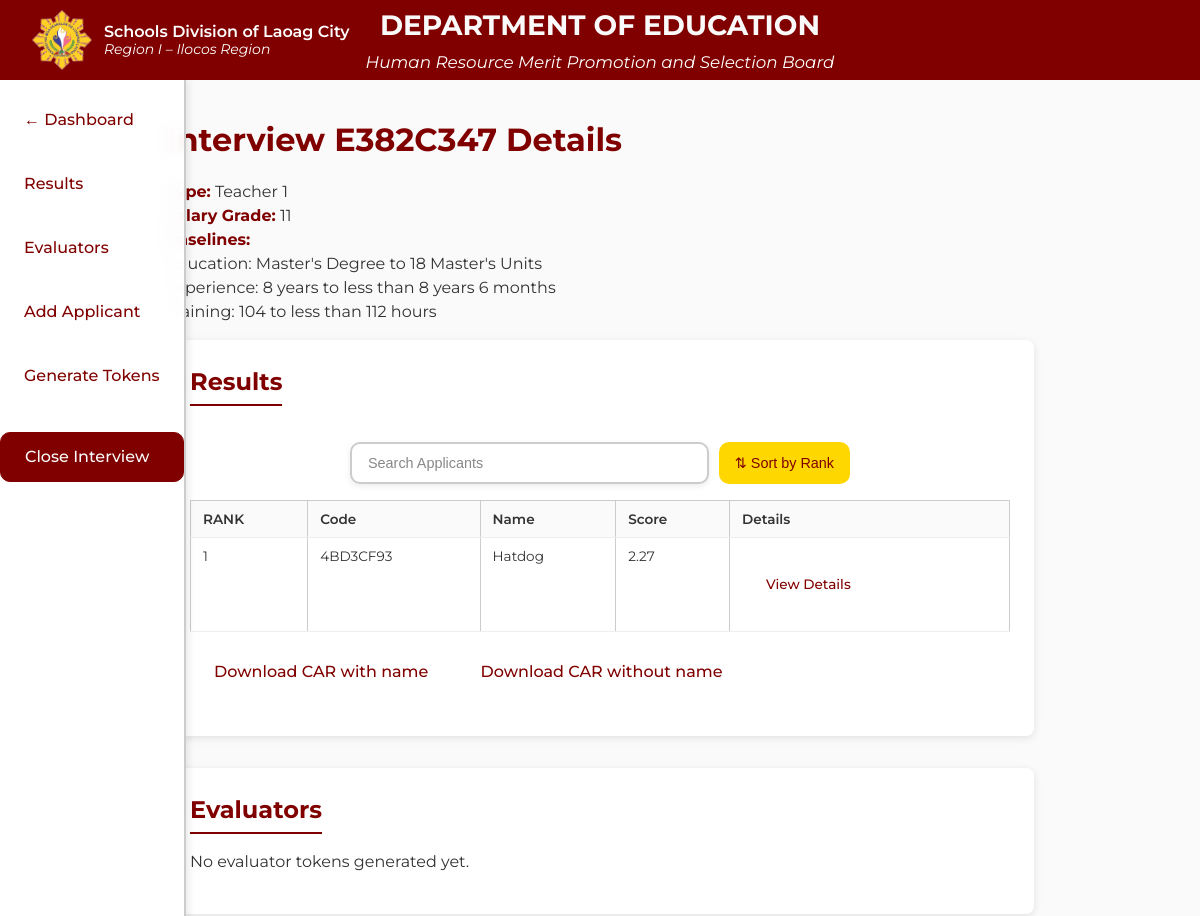
Before: /admin/interview/E382C347 (signed in, upper part) with the older database file.
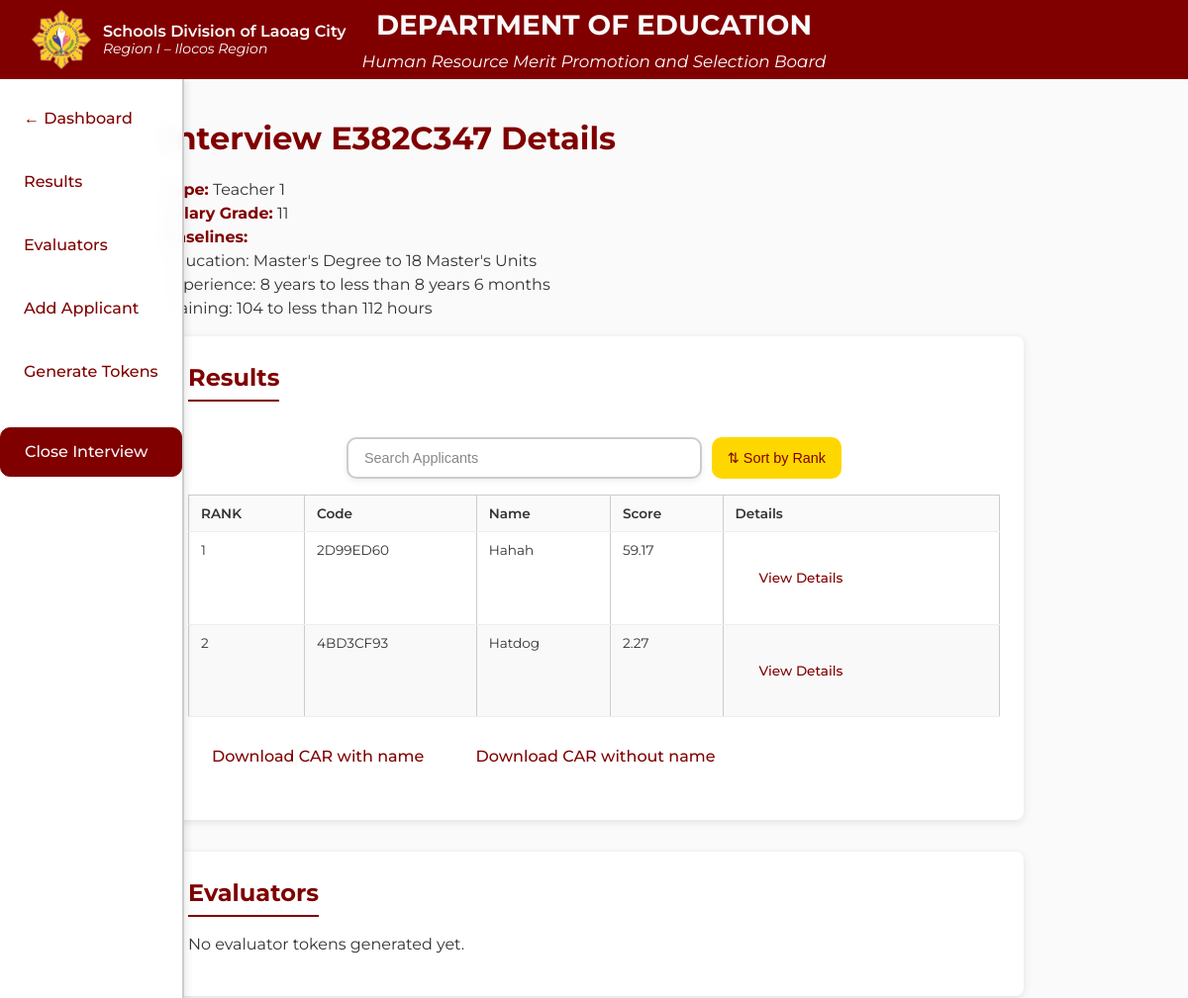
After: the same page with the newer database file.
### app.py (models this page shows)
class Applicant(db.Model):
    __tablename__ = "applicants"
    code           = db.Column(db.UnicodeText, primary_key=True)
    interview_id   = db.Column(
                       db.String(8),
                       db.ForeignKey("interviews.id", ondelete="CASCADE"),
                       nullable=False
                     )
    name           = db.Column(db.UnicodeText, nullable=False)
    address        = db.Column(db.UnicodeText, nullable=False)
    contact_number = db.Column(db.UnicodeText, nullable=False)
    email_addr     = db.Column(db.UnicodeText, nullable=False)
    birthday       = db.Column(db.Date, nullable=False)
    age            = db.Column(db.Integer, nullable=False)
    sex            = db.Column(db.String(16), nullable=False)
    raw_edu        = db.Column(db.Integer, nullable=False)
    raw_exp        = db.Column(db.Integer, nullable=False)
    raw_trn        = db.Column(db.Integer, nullable=False)
    extra_data     = db.Column(db.Text, nullable=True)
    interview      = db.relationship(
                       "Interview",
                       back_populates="applicants"
                     )

### app.py (the view)
@app.route("/admin/interview/<iid>")
@admin_required
def admin_interview_detail(iid):
    iv = Interview.query.get_or_404(iid)
    applicants = iv.applicants
    eval_tokens = iv.evaluator_tokens
    th = TableHandler()
    ed_labels = th.parse_table("table", "education")
    ex_labels = th.parse_table("table", "experience")
    tr_labels = th.parse_table("table", "training")
    applicant_structure = json.loads(iv.app_struct)
    applicants_total_score : list[tuple] = []
    for applicant in applicants:
        applicants_total_score.append((applicant.code, applicant.name, calculate_applicant_score(applicant_data=applicant, eval_struct=json.loads(iv.eval_struct))[0]))
    applicants_total_score = sorted(applicants_total_score, key= lambda x : -x[2])
    return render_template("admin_interview_detail.html",
                           interview=iv,
                           applicants=applicants,
                           applicant_structure=applicant_structure,
                           applicants_total_score=applicants_total_score,
                           eval_tokens=eval_tokens,
                           ed_labels=ed_labels,
                           ex_labels=ex_labels,
                           tr_labels=tr_labels)

### app.py (called while the page is built, shortened)
def calculate_applicant_score(applicant_data : Applicant, eval_struct):
    eval_records = Evaluation.query.filter_by(
         interview_id=applicant_data.interview_id,
         applicant_code=applicant_data.code
    ).all()
    applicant_data_score = calculate_baseline_score(applicant_data, applicant_data.interview)
    total_score = applicant_data_score['edu'] +applicant_data_score['exp'] + applicant_data_score['trn']
    app_json = json.loads(applicant_data.extra_data)
    eval_score = 0
    for field in app_json.keys():
        total_score += app_json[field]
    return total_score, eval_score

def admin_required(f):
    @wraps(f)
    def wrapper(*args, **kwargs):
        if not session.get("admin"):
            return redirect(url_for("admin_login"))
        return f(*args, **kwargs)
    return wrapper

### scripts/criteriatable.py (called while the page is built)
    def get_score(self, score: int, baseline: int) -> int:
        return max(score - baseline, 0)

### templates/admin_interview_detail.html (shortened to what this page needs)
<!doctype html>
<html lang="en">
<head>
  <link href="https://cdnjs.cloudflare.com/ajax/libs/font-awesome/6.4.0/css/all.min.css" rel="stylesheet">
  <link rel="stylesheet" href="{{ url_for('static', filename='./css/admin_interview_detail.css') }}">
</head>
<body>
  <header class="site-banner" role="banner">
    <div class="banner-top">
      <div class="banner-left-group">
        <img src="{{ url_for('static', filename='images/deped_seal.png') }}" alt="DepEd Logo" class="banner-logo" />
        <div class="banner-left-text">
          <p class="sub-banner-dept">Schools Division of Laoag City</p>
          <p class="sub-banner-region">Region I – Ilocos Region</p>
        </div>
      </div>
      <div class="banner-text">
        <h1>DEPARTMENT OF EDUCATION</h1>
        <p class="banner-subtitle">Human Resource Merit Promotion and Selection Board</p>
      </div>
    </div>
  </header>
  <main class="content-container" role="main">
    <h1>Interview {{ interview.id }} Details</h1>
    <p>
      <strong>Type:</strong> {{ interview.type.capitalize() }}<br>
      <strong>Salary Grade:</strong> {{ interview.sg_level.capitalize() }}<br>
      <strong>Baselines:</strong> <br> Education: {{ ed_labels[interview.base_edu|string] }} <br>
      Experience: {{ ex_labels[interview.base_exp|string] }} <br>
      Training: {{ tr_labels[interview.base_trn|string] }} <br>
    </p>
    <div class="tab-nav">
      <a href="{{ url_for('admin_dashboard') }}" class="btn">← Dashboard</a>
      <a href="#results">Results</a>
      <a href="#evaluators">Evaluators</a>
      {% if interview.status == "open" %}
      <a href="#add-applicant">Add Applicant</a>
      <a href="#add-token">Generate Tokens</a>
      <a href="{{ url_for('close_interview', iid=interview.id) }}" class="btn confirm-close">
        Close Interview
      </a>
      {% endif %}
    </div>
    <section id="results">
      <h2>Results</h2>
      {% if applicants %}
      <div class="sort-controls">
        <input type="text" id="searchBarResults" placeholder="Search Applicants" onkeyup="filterInterviews('Results')">
        <button class="sort-btn" onclick="sortByRank('Results')">⇅ Sort by Rank</button>
      </div>
      <div class="table-container">
        <table class="detail-table" id="qual-tableResults">
          <thead>
            <tr>
              <th>RANK</th>
              <th>Code</th>
              <th>Name</th>
              <th>Score</th>
              <th>Details</th>
            </tr>
          </thead>
          <tbody>
            {% for score in applicants_total_score %}
            <tr>
              <td>{{ loop.index }}</td>
              <td>{{ score[0] }}</td>
              <td>{{ score[1] }}</td>
              <td>{{ score[2] | round(2) }}</td>
              <td>
                <a href="{{ url_for('applicant_detail', code=score[0]) }}"
                   class="btn">View Details</a>
              </td>
            </tr>
            {% endfor %}
          </tbody>
        </table>
      </div>
      <a href="{{ url_for('download_interview_CAR', code=interview.id, f_type='with_name') }}"
         class="btn">Download CAR with name</a>
      <a href="{{ url_for('download_interview_CAR', code=interview.id, f_type='without_name') }}"
         class="btn">Download CAR without name</a>
      {% else %}
      <p>No applicants added yet.</p>
      {% endif %}
    </section>
    <section id="evaluators">
      <h2>Evaluators</h2>
      {% if eval_tokens %}
      <table class="detail-table">
        <thead>
          <tr>
            <th>Token</th>
            <th>Status</th>
            <th>Detail</th>
          </tr>
        </thead>
        <tbody>
          {% for et in eval_tokens %}
          <tr>
            <td>{{ et.token }}</td>
            <td>{{ 'Registered' if et.registered else 'Not Registered' }}</td>
            <td>
              <a href="{{ url_for('evaluator_detail', token=et.token) }}" class="btn">View Details</a>
            </td>
          </tr>
          {% endfor %}
        </tbody>
      </table>
      {% else %}
      <p>No evaluator tokens generated yet.</p>
      {% endif %}
    </section>
  </main>
</body>
</html>

Changed rows visible on the page:
added Applicant: code "2D99ED60", name "Hahah", score "59.17"
